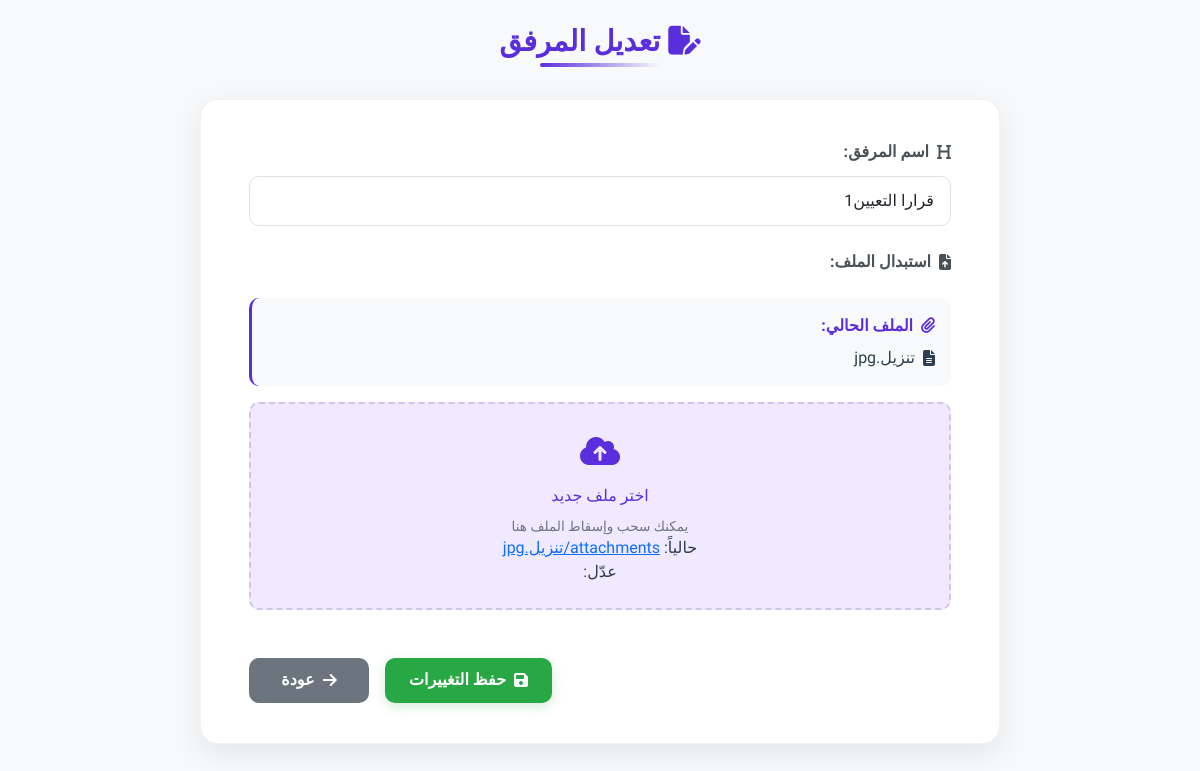
/attachment/edit/3/ (signed in), run on the app's committed database.
### core/models.py (models this page shows, shortened)
class Attachment(models.Model):
    profile = models.ForeignKey(EmployeeProfile, on_delete=models.CASCADE, related_name='attachments')
    title = models.CharField(max_length=100)
    file = models.FileField(upload_to='attachments/')
    uploaded_at = models.DateTimeField(auto_now_add=True)

### core/views.py (the view)
# urls.py: path('attachment/edit/<int:attachment_id>/', edit_attachment, name='edit_attachment'),
@login_required
@user_passes_test(is_manager)
def edit_attachment(request, attachment_id):
    attachment = get_object_or_404(Attachment, id=attachment_id)
    if request.method == 'POST':
        form = AttachmentEditForm(request.POST, request.FILES, instance=attachment)
        if form.is_valid():
            form.save()
            messages.success(request, "✅ تم حفظ التعديلات على المرفق بنجاح.")
            return redirect('employee_profile', user_id=attachment.profile.user.id)
        else:
            messages.error(request, "❌ يوجد أخطاء في البيانات المدخلة، يرجى التحقق.")
    else:
        form = AttachmentEditForm(instance=attachment)
    return render(request, 'core/edit_attachment.html', {
        'form': form,
        'attachment': attachment
    })

### core/forms.py
class AttachmentEditForm(forms.ModelForm):
    class Meta:
        model = Attachment
        fields = ['title', 'file']
        widgets = {
            'title': forms.TextInput(attrs={'class': 'form-control'}),
            'file': forms.ClearableFileInput(attrs={'class': 'form-control'}),
        }

### core/views.py (called while the page is built)
def is_manager(user):
    return user.is_superuser or user.role == 'manager'

### core/templates/core/edit_attachment.html (shortened to what this page needs)
{% load widget_tweaks %}
<!DOCTYPE html>
<html lang="ar" dir="rtl">
<head>
  <link href="https://cdn.jsdelivr.net/npm/bootstrap@5.3.0/dist/css/bootstrap.rtl.min.css" rel="stylesheet">
  <link rel="stylesheet" href="https://cdnjs.cloudflare.com/ajax/libs/font-awesome/6.4.0/css/all.min.css">
</head>
<body>
<div class="container py-4">
  <h3 class="page-title">
    <i class="fas fa-file-edit me-2"></i>تعديل المرفق
  </h3>
  <div class="form-container">
    <form method="post" enctype="multipart/form-data" novalidate>
      <div class="mb-4">
        <label class="form-label">
          <i class="fas fa-heading"></i>
          اسم المرفق:
        </label>
        {{ form.title|add_class:"form-control"|attr:"placeholder:أدخل اسم المرفق" }}
      </div>
      <div class="mb-4">
        <label class="form-label">
          <i class="fas fa-file-upload"></i>
          استبدال الملف:
        </label>
        <div class="current-file mb-3">
          <div class="current-file-title">
            <i class="fas fa-paperclip me-2"></i>الملف الحالي:
          </div>
          <div class="d-flex align-items-center gap-2">
            <i class="fas fa-file-alt"></i>
            <span>{{ attachment.file.name|cut:"attachments/" }}</span>
          </div>
        </div>
        <div class="file-input-container">
          <label class="file-input-label">
            <div class="file-input-icon">
              <i class="fas fa-cloud-upload-alt"></i>
            </div>
            <div class="file-input-text">اختر ملف جديد</div>
            <div class="file-input-hint">يمكنك سحب وإسقاط الملف هنا</div>
            {{ form.file|add_class:"d-none" }}
          </label>
        </div>
      </div>
      <div class="d-flex justify-content-end gap-3 mt-5">
        <button type="submit" class="btn btn-success">
          <i class="fas fa-save"></i>حفظ التغييرات
        </button>
        <a href="{% url 'employee_profile' attachment.profile.user.id %}" class="btn btn-secondary">
          <i class="fas fa-arrow-right"></i>عودة
        </a>
      </div>
    </form>
  </div>
</div>
</body>
</html>

### core/templates/core/edit_attachment.html (style rules this page uses)
:root { --primary-color: #5b2edd; --primary-light: #f0e9ff; --success-color: #28a745; --gray-color: #6c757d; --light-bg: #f8f9fa; --card-shadow: 0 10px 30px rgba(0, 0, 0, 0.08); --transition: all 0.3s ease; }
body { background-color: var(--light-bg); font-family: 'Tajawal', sans-serif; color: #2c3e50; }
.form-container { max-width: 800px; margin: 2rem auto; background: #ffffff; border-radius: 18px; padding: 2.5rem 3rem; box-shadow: var(--card-shadow); border: 1px solid rgba(0, 0, 0, 0.05); transition: var(--transition); }
.form-label { font-weight: 600; color: #495057; margin-bottom: 0.75rem; display: flex; align-items: center; gap: 0.5rem; }
.page-title { color: var(--primary-color); font-weight: 700; font-size: 1.8rem; margin-bottom: 2rem; text-align: center; position: relative; padding-bottom: 0.5rem; }
.page-title::after { content: ''; position: absolute; bottom: 0; right: 50%; transform: translateX(50%); width: 120px; height: 4px; background: linear-gradient(to right, var(--primary-color), transparent); border-radius: 2px; }
.btn { min-width: 120px; font-weight: 600; padding: 0.65rem 1.5rem; border-radius: 10px; transition: var(--transition); display: flex; align-items: center; justify-content: center; gap: 0.5rem; }
.btn-success { background-color: var(--success-color); border: none; box-shadow: 0 4px 12px rgba(40, 167, 69, 0.2); }
.btn-secondary { background-color: var(--gray-color); border: none; }
.form-control { border-radius: 10px; padding: 0.75rem 1rem; border: 1px solid #e0e0e0; transition: var(--transition); }
.file-input-container { position: relative; overflow: hidden; margin-top: 0.5rem; }
.file-input-label { display: block; background-color: var(--primary-light); border: 2px dashed #d1c4e9; border-radius: 10px; padding: 1.5rem; text-align: center; cursor: pointer; transition: var(--transition); }
.file-input-icon { font-size: 2rem; color: var(--primary-color); margin-bottom: 0.5rem; }
.file-input-text { font-weight: 500; color: var(--primary-color); }
.file-input-hint { font-size: 0.85rem; color: var(--gray-color); margin-top: 0.5rem; }
.current-file { margin-top: 1.5rem; padding: 1rem; background-color: #f8f9fa; border-radius: 10px; border-left: 3px solid var(--primary-color); }
.current-file-title { font-weight: 600; color: var(--primary-color); margin-bottom: 0.5rem; }

### data on the page
Attachment: title "قرارا التعيين1", file.name "تنزيل.jpg", file "حالياً: attachments/تنزيل.jpg عدّل:"
